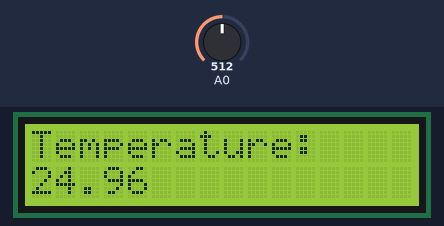
The sketch below on a simulated Arduino Uno, built with avr-gcc and run on an emulated ATmega328P. Shown: 16×2 character LCD. The test bench sets the inputs (shaded band); at power-on: A0 = 512.

Above: at 1.2 s.
1.3 s: A0 set to 716
At 3.2 s:
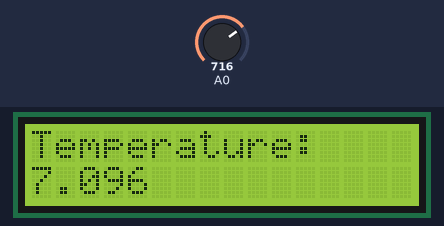
4.0 s: A0 set to 900
At 5.5 s:
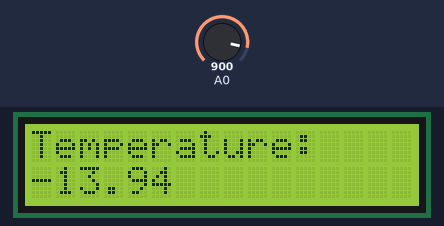
6.7 s: A0 set to 1023
At 8.8 s:
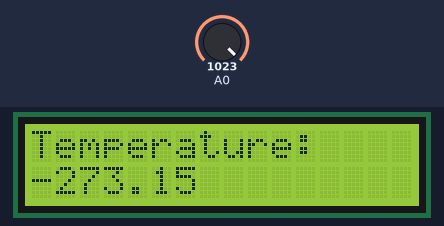
Timing chart, 0 to 10.3 s (numbered marks = the images above; inputs shaded):
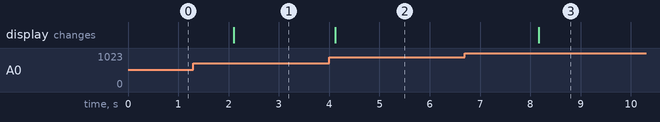

Measured:
- after the input at 1.3 s, the display: changes after 0.80 s (image 1)
- after the input at 4.0 s, the display: changes after 0.12 s (image 2)
- after the input at 6.7 s, the display: changes after 1.5 s (image 3)

The sketch:

temp_sensor_lcd.ino
```cpp
#include <LiquidCrystal_I2C.h>

#define I2C_ADDR    0x27
#define LCD_COLUMNS 16
#define LCD_LINES   2

LiquidCrystal_I2C lcd(I2C_ADDR, LCD_COLUMNS, LCD_LINES);
const float BETA = 3950; // should match the Beta Coefficient of the thermistor

void setup() {
  // put your setup code here, to run once:
  lcd.init();
  lcd.backlight();
  lcd.setCursor(0, 0);

}

void loop() {
  // put your main code here, to run repeatedly:

  int analogValue = analogRead(A0);
  float celsius = 1 / (log(1 / (1023. / analogValue - 1)) / BETA + 1.0 / 298.15) - 273.15;
  lcd.setCursor(0, 0);
  lcd.print("Temperature: ");
  lcd.setCursor(0, 1);
  lcd.print(celsius);
  delay(2000);
}
```
